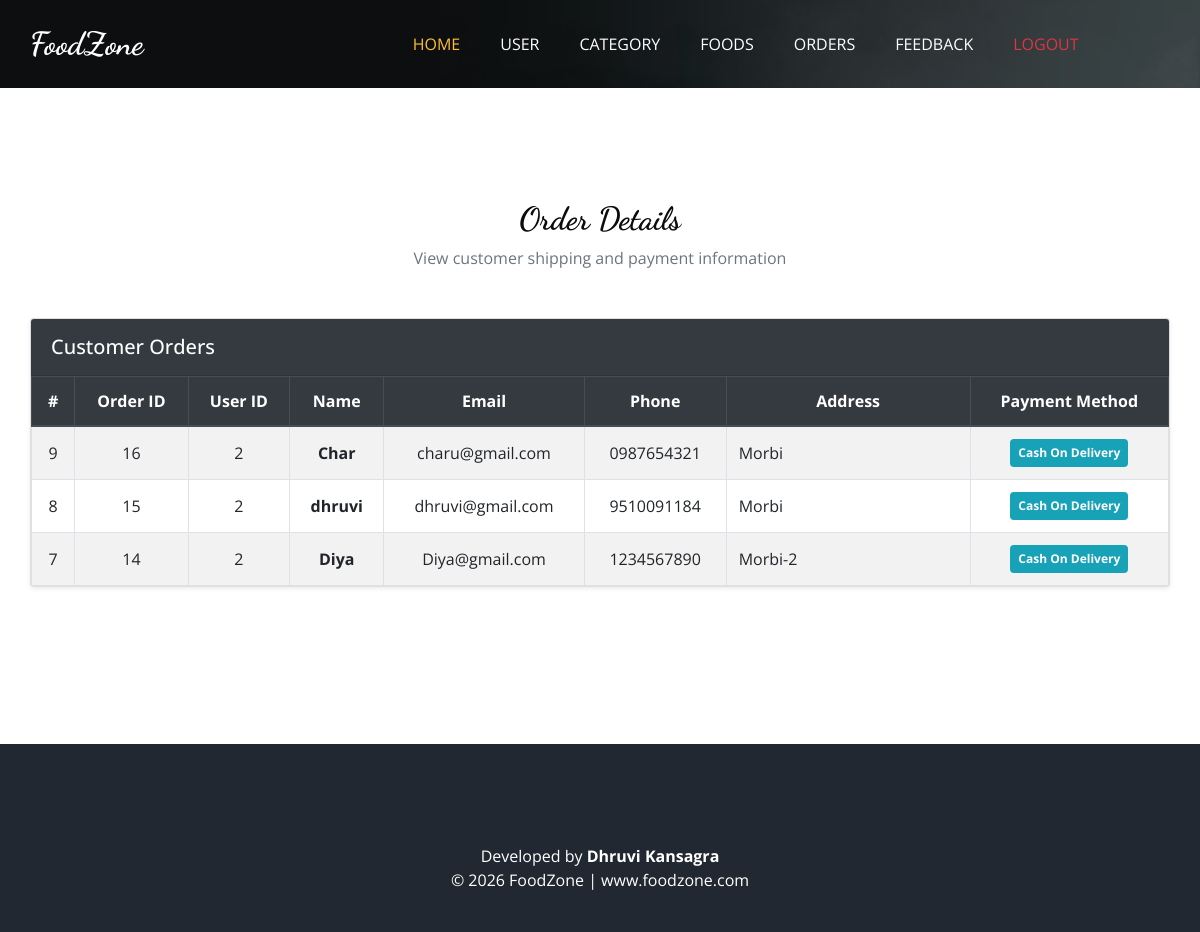
Screenshot of /admin/shipping.php with the database file from the repository.
### tables this page shows
CREATE TABLE `shipping` (
  `id` int(11) NOT NULL,
  `user_id` int(11) DEFAULT NULL,
  `order_id` int(11) DEFAULT NULL,
  `name` varchar(100) DEFAULT NULL,
  `email` varchar(100) DEFAULT NULL,
  `address` text DEFAULT NULL,
  `phone` varchar(15) DEFAULT NULL,
  `created_at` timestamp NOT NULL DEFAULT current_timestamp()
);

CREATE TABLE `orders` (
  `order_id` int(11) NOT NULL,
  `user_id` int(11) NOT NULL,
  `f_id` int(11) NOT NULL,
  `quantity` int(11) NOT NULL DEFAULT 1,
  `food_price` decimal(10,2) NOT NULL,
  `payment_method` varchar(50) NOT NULL,
  `food_name` varchar(255) NOT NULL,
  `food_image` varchar(255) DEFAULT NULL,
  `order_date` timestamp NOT NULL DEFAULT current_timestamp()
);

### admin/shipping.php (the view, shortened to what this page needs)
<?php
include("../connected.php");
$sql = "SELECT
            s.id,
            s.user_id,
            s.order_id,
            s.name,
            s.email,
            s.address,
            s.phone,
            o.payment_method
        FROM shipping AS s
        LEFT JOIN orders AS o ON s.order_id = o.order_id
        ORDER BY s.id DESC";
$result = mysqli_query($conn, $sql);
?>
<!DOCTYPE html>
<html>
<head>
  <link rel="stylesheet" type="text/css" href="css/bootstrap.css" />
  <link rel="stylesheet" type="text/css" href="https://cdnjs.cloudflare.com/ajax/libs/OwlCarousel2/2.3.4/assets/owl.carousel.min.css" />
  <link rel="stylesheet" href="https://cdnjs.cloudflare.com/ajax/libs/jquery-nice-select/1.1.0/css/nice-select.min.css" />
  <link href="css/font-awesome.min.css" rel="stylesheet" />
  <link href="css/style.css" rel="stylesheet" />
  <link href="css/responsive.css" rel="stylesheet" />
</head>
<body class="sub_page">
  <div class="hero_area">
    <div class="bg-box">
      <img src="images/hero-bg.jpg" alt="">
    </div>
    <header class="header_section">
      <div class="container">
        <nav class="navbar navbar-expand-lg custom_nav-container ">
          <a class="navbar-brand" href="index.html">
            <span>
              FoodZone
            </span>
          </a>
          <div class="collapse navbar-collapse" id="navbarSupportedContent">
            <ul class="navbar-nav  mx-auto ">
               <li class="nav-item active">
                <a class="nav-link" href="admin.php">Home </a>
              </li>
               <li class="nav-item">
                <a class="nav-link" href="user.php">User</a>
              </li>
              <li class="nav-item">
                <a class="nav-link" href="category.php">Category</a>
              </li>
              <li class="nav-item">
                <a class="nav-link" href="foods.php">Foods</a>
              </li>
              <li class="nav-item">
                <a class="nav-link" href="shipping.php">Orders<span class="sr-only">(current)</span></a>
              </li>
              <li class="nav-item">
                <a class="nav-link" href="feedback.php">Feedback</a>
              </li>
              <li class="nav-item">
                <a class="nav-link text-danger" href="../login.php">Logout</a>
              </li>
            </ul>
          </div>
        </nav>
      </div>
    </header>
  </div>
<div class="container py-5 my-5" style="min-height: 70vh;">
    <div class="text-center pt-3 mb-5">
        <h2 class="font-weight-bold mb-2">Order Details</h2>
        <p class="text-muted mb-0">
            View customer shipping and payment information
        </p>
    </div>
    <?php if (mysqli_num_rows($result) > 0): ?>
        <div class="card shadow-sm mb-5">
            <div class="card-header bg-dark text-white py-3">
                <h5 class="mb-0">Customer Orders</h5>
            </div>
            <div class="card-body p-0">
                <div class="table-responsive">
                    <table class="table table-bordered table-striped table-hover text-center mb-0">
                        <thead class="thead-dark">
                            <tr>
                                <th scope="col">#</th>
                                <th scope="col">Order ID</th>
                                <th scope="col">User ID</th>
                                <th scope="col">Name</th>
                                <th scope="col">Email</th>
                                <th scope="col">Phone</th>
                                <th scope="col">Address</th>
                                <th scope="col">Payment Method</th>
                            </tr>
                        </thead>
                        <tbody>
                            <?php while ($row = mysqli_fetch_assoc($result)): ?>
                                <tr>
                                    <td class="align-middle">
                                        <?= (int)$row['id']; ?>
                                    </td>
                                    <td class="align-middle">
                                        <?= htmlspecialchars((string)$row['order_id']); ?>
                                    </td>
                                    <td class="align-middle">
                                        <?= (int)$row['user_id']; ?>
                                    </td>
                                    <td class="align-middle font-weight-bold">
                                        <?= htmlspecialchars($row['name']); ?>
                                    </td>
                                    <td class="align-middle">
                                        <?= htmlspecialchars($row['email']); ?>
                                    </td>
                                    <td class="align-middle text-nowrap">
                                        <?= htmlspecialchars($row['phone']); ?>
                                    </td>
                                    <td class="align-middle text-left"
                                        style="min-width: 200px;">
                                        <?= htmlspecialchars($row['address']); ?>
                                    </td>
                                    <td class="align-middle">
                                        <span class="badge badge-info p-2">
                                            <?= htmlspecialchars(!empty($row['payment_method']) ? $row['payment_method'] : 'Not linked to an order'); ?>
                                        </span>
                                    </td>
                                </tr>
                            <?php endwhile; ?>
                        </tbody>
                    </table>
                </div>
            </div>
        </div>
    <?php endif; ?>
</div>
<footer class="footer_section">
  <div class="container">
    <div class="footer-info text-center">
      <p>
        Developed by <strong>Dhruvi Kansagra</strong><br>
        © <span id="displayYear"></span> FoodZone |
        <a href="https://www.foodzone.com" target="_blank">
          www.foodzone.com
        </a>
      </p>
    </div>
  </div>
</footer>
</body>
</html>

### admin/css/style.css (style rules this page uses)
body { font-family: "Open Sans", sans-serif; color: #0c0c0c; background-color: #ffffff; overflow-x: hidden; }
h1, h2 { font-family: 'Dancing Script', cursive; }
a, a:hover, a:focus { text-decoration: none; }
.hero_area { position: relative; min-height: 100vh; display: -webkit-box; display: -ms-flexbox; display: flex; -webkit-box-orient: vertical; -webkit-box-direction: normal; -ms-flex-direction: column; flex-direction: column; }
.bg-box { position: absolute; top: 0; left: 0; width: 100%; height: 100%; }
.bg-box img { width: 100%; height: 100%; -o-object-fit: cover; object-fit: cover; }
.sub_page .hero_area { min-height: auto; }
.sub_page .hero_area .bg-box { position: absolute; top: 0; left: 0; width: 100%; height: 100%; }
.sub_page .hero_area .bg-box img { width: 100%; height: 100%; -o-object-fit: cover; object-fit: cover; -o-object-position: right top; object-position: right top; }
.header_section { padding: 15px 0; }
.navbar-brand { font-family: 'Dancing Script', cursive; }
.navbar-brand span { font-weight: bold; font-size: 32px; color: #ffffff; }
.custom_nav-container { padding: 0; }
.custom_nav-container .navbar-nav { padding-left: 18%; }
.custom_nav-container .navbar-nav .nav-item .nav-link { padding: 5px 20px; color: #ffffff; text-align: center; text-transform: uppercase; border-radius: 5px; -webkit-transition: all 0.3s; transition: all 0.3s; }
.custom_nav-container .navbar-nav .nav-item:hover .nav-link, .custom_nav-container .navbar-nav .nav-item.active .nav-link { color: #ffbe33; }
.footer_section { background-color: #222831; color: #ffffff; padding: 75px 0 40px 0; text-align: center; }
.footer_section p { color: #dbdbdb; }
.footer_section .footer-info { text-align: center; margin-top: 25px; }
.footer_section .footer-info p { color: #ffffff; margin: 0; }
.footer_section .footer-info p a { color: inherit; }

### admin/css/responsive.css (style rules this page uses)
@media (min-width: 1200px) { .container { max-width: 1170px; } }

### rows the page displays
shipping: id "9", order "16", user "2", name "Char", email "charu@gmail.com", phone "0987654321", address "Morbi", order.payment_method "Cash On Delivery"
shipping: id "8", order "15", user "2", name "dhruvi", email "dhruvi@gmail.com", phone "9510091184", address "Morbi", order.payment_method "Cash On Delivery"
shipping: id "7", order "14", user "2", name "Diya", email "Diya@gmail.com", phone "1234567890", address "Morbi-2", order.payment_method "Cash On Delivery"
